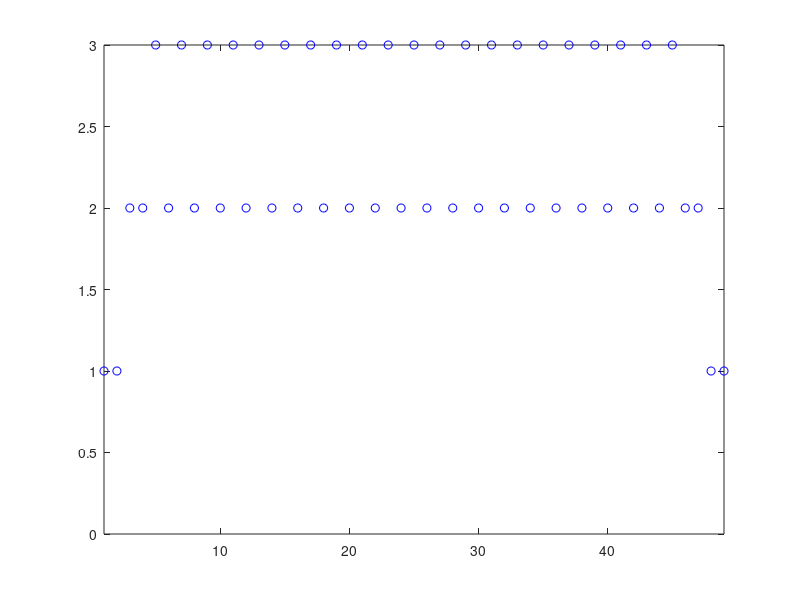

MATLAB code to generate this figure: (Note: this script raises an error after producing the figure.)
%%

dt = 2;
T  = 5;
nt = 50;

nt = nt - mod(nt - T,dt);

tt = 1:dt:(nt + 1 - T);

ni = numel(tt);

L = nan(ni,T);
for i = 1:ni
    t = tt(i);
    L(i,:) = t:(t + T - 1);
end

counts = histc(L(:),1:nt);

plot(1:nt,counts,'bo');
axis([1, nt, 0, max(counts)]); padAxis();

%%

gamma = 0.5;
dt = 1;
T = 5;

Xhat = zeros(3,2,10);
Y = randn(3,2,5);

for t = 1:5
    Xhat = updateRecon(Xhat,Y,gamma,t,dt);
end

actual = Xhat(:,:,5)

g = permute(gamma.^(0:4),[1, 3, 2]);

expected = sum(bsxfun(@times,g,Y),3) / sum(g)
